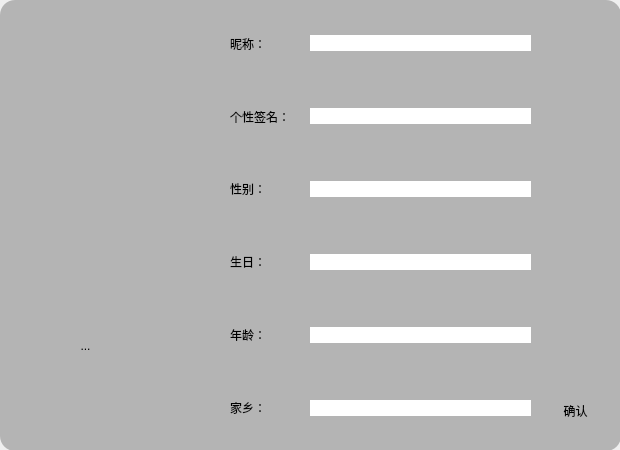
<?xml version="1.0" encoding="UTF-8"?>
<ui version="4.0">
 <class>Setting</class>
 <widget class="QWidget" name="Setting">
  <property name="geometry">
   <rect>
    <x>0</x>
    <y>0</y>
    <width>620</width>
    <height>450</height>
   </rect>
  </property>
  <property name="windowTitle">
   <string>Form</string>
  </property>
  <property name="styleSheet">
   <string notr="true">QToolButton{
	border-style:none;
	font: 12pt &quot;幼圆&quot;;
}
QToolButton:hover{background-color:rgb(201, 218, 255)
}

QLabel{
	
	font: 12pt &quot;幼圆&quot;;
}


QLineEdit{
	border-radius:15px;
	font: 12pt &quot;幼圆&quot;;
}</string>
  </property>
  <widget class="QWidget" name="widget_2" native="true">
   <property name="geometry">
    <rect>
     <x>0</x>
     <y>250</y>
     <width>231</width>
     <height>201</height>
    </rect>
   </property>
   <widget class="QToolButton" name="toolButton">
    <property name="geometry">
     <rect>
      <x>50</x>
      <y>60</y>
      <width>71</width>
      <height>71</height>
     </rect>
    </property>
    <property name="text">
     <string>...</string>
    </property>
   </widget>
  </widget>
  <widget class="QWidget" name="widget_3" native="true">
   <property name="geometry">
    <rect>
     <x>230</x>
     <y>0</y>
     <width>401</width>
     <height>451</height>
    </rect>
   </property>
   <widget class="QWidget" name="verticalLayoutWidget">
    <property name="geometry">
     <rect>
      <x>0</x>
      <y>10</y>
      <width>82</width>
      <height>431</height>
     </rect>
    </property>
    <layout class="QVBoxLayout" name="verticalLayout">
     <item>
      <widget class="QLabel" name="label">
       <property name="text">
        <string>昵称：</string>
       </property>
      </widget>
     </item>
     <item>
      <widget class="QLabel" name="label_4">
       <property name="text">
        <string>个性签名：</string>
       </property>
      </widget>
     </item>
     <item>
      <widget class="QLabel" name="label_10">
       <property name="text">
        <string>性别：</string>
       </property>
      </widget>
     </item>
     <item>
      <widget class="QLabel" name="label_6">
       <property name="text">
        <string>生日：</string>
       </property>
      </widget>
     </item>
     <item>
      <widget class="QLabel" name="label_11">
       <property name="text">
        <string>年龄：</string>
       </property>
      </widget>
     </item>
     <item>
      <widget class="QLabel" name="label_2">
       <property name="text">
        <string>家乡：</string>
       </property>
      </widget>
     </item>
    </layout>
   </widget>
   <widget class="QWidget" name="verticalLayoutWidget_2">
    <property name="geometry">
     <rect>
      <x>80</x>
      <y>10</y>
      <width>221</width>
      <height>431</height>
     </rect>
    </property>
    <layout class="QVBoxLayout" name="verticalLayout_2">
     <property name="spacing">
      <number>32</number>
     </property>
     <item>
      <widget class="QLineEdit" name="lineEdit_7"/>
     </item>
     <item>
      <widget class="QLineEdit" name="lineEdit_3">
       <property name="text">
        <string/>
       </property>
      </widget>
     </item>
     <item>
      <widget class="QLineEdit" name="lineEdit_4"/>
     </item>
     <item>
      <widget class="QLineEdit" name="lineEdit_6"/>
     </item>
     <item>
      <widget class="QLineEdit" name="lineEdit_5"/>
     </item>
     <item>
      <widget class="QLineEdit" name="lineEdit"/>
     </item>
    </layout>
   </widget>
   <widget class="QToolButton" name="toolButton_4">
    <property name="geometry">
     <rect>
      <x>340</x>
      <y>0</y>
      <width>51</width>
      <height>31</height>
     </rect>
    </property>
    <property name="icon">
     <iconset resource="1.qrc">
      <normaloff>:/Image/delete.png</normaloff>:/Image/delete.png</iconset>
    </property>
   </widget>
   <widget class="QToolButton" name="toolButton_2">
    <property name="geometry">
     <rect>
      <x>320</x>
      <y>390</y>
      <width>51</width>
      <height>41</height>
     </rect>
    </property>
    <property name="text">
     <string>确认</string>
    </property>
   </widget>
   <widget class="QToolButton" name="toolButton_3">
    <property name="geometry">
     <rect>
      <x>290</x>
      <y>0</y>
      <width>51</width>
      <height>31</height>
     </rect>
    </property>
    <property name="icon">
     <iconset resource="1.qrc">
      <normaloff>:/Image/jianshao.png</normaloff>:/Image/jianshao.png</iconset>
    </property>
   </widget>
  </widget>
  <widget class="QWidget" name="widget" native="true">
   <property name="geometry">
    <rect>
     <x>0</x>
     <y>0</y>
     <width>621</width>
     <height>451</height>
    </rect>
   </property>
   <property name="styleSheet">
    <string notr="true">background-color:rgb(180, 180, 180); 	border-radius:15px;</string>
   </property>
  </widget>
  <zorder>widget</zorder>
  <zorder>widget_2</zorder>
  <zorder>widget_3</zorder>
 </widget>
 <resources>
  <include location="1.qrc"/>
 </resources>
 <connections/>
</ui>
